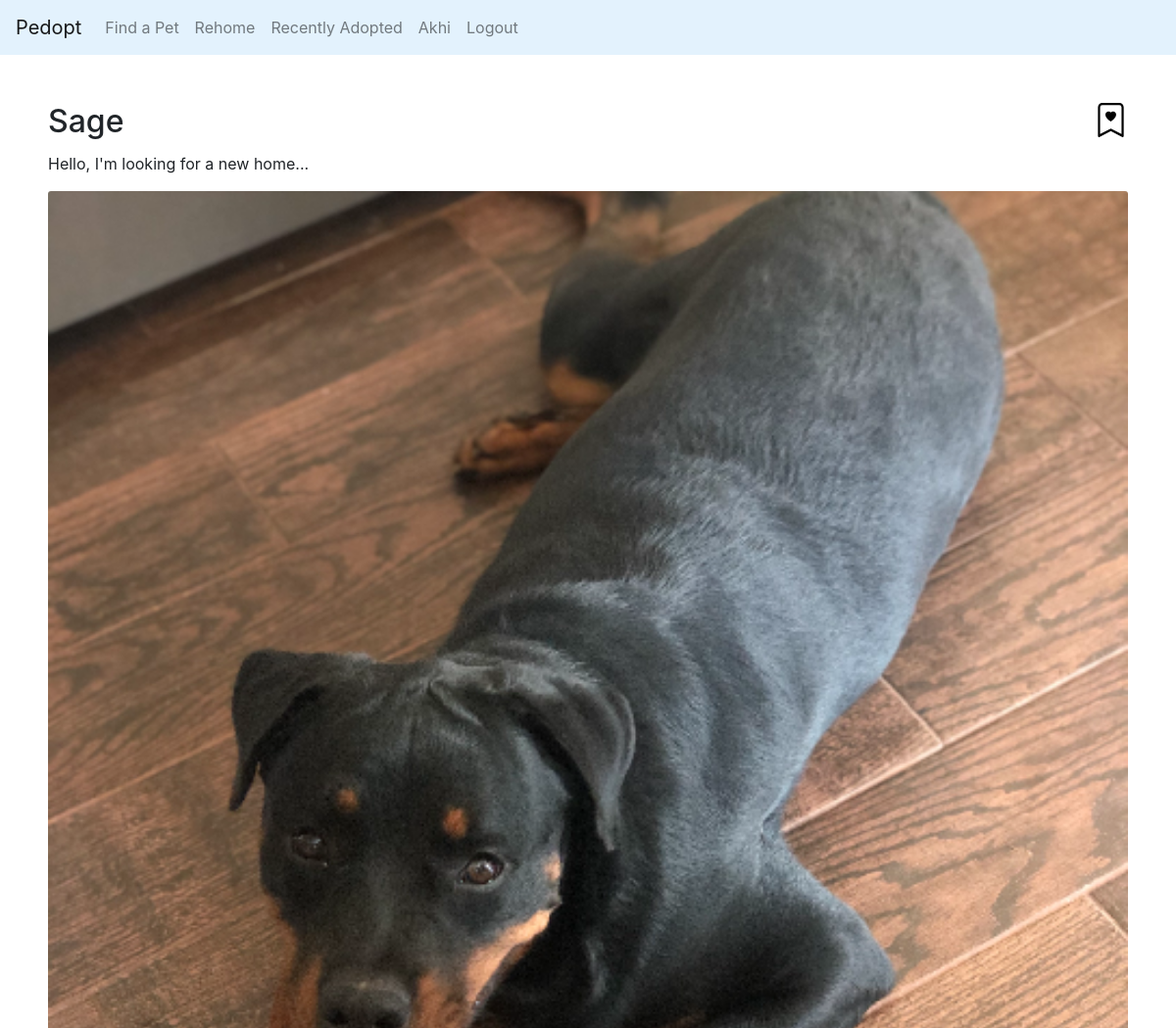
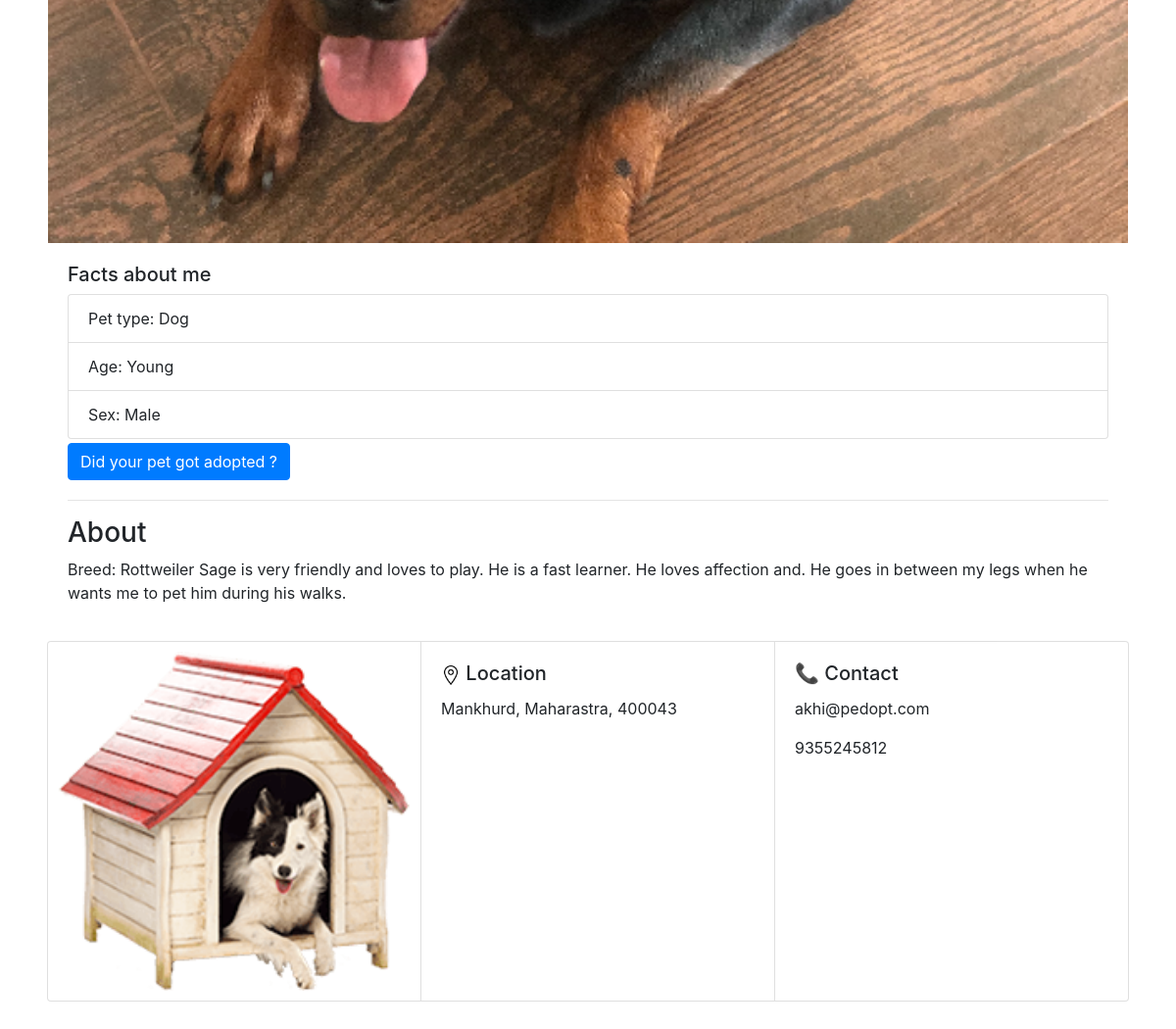
/pet/7 (signed in), run on an earlier commit of the app's database (2 pictures, top to bottom).
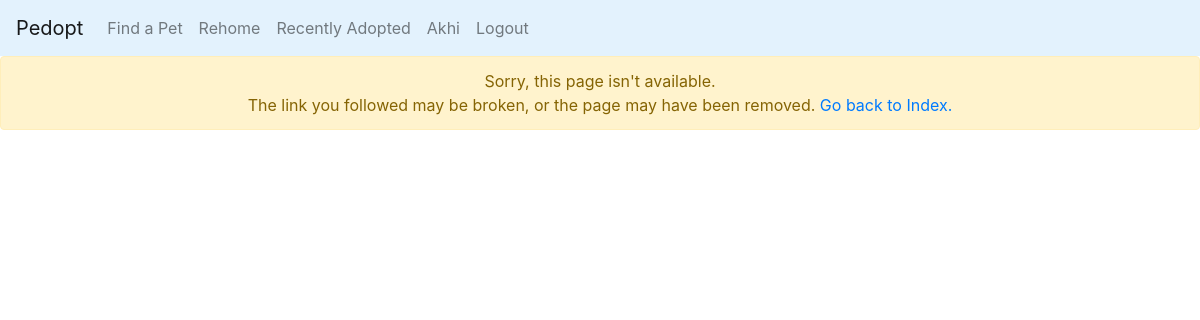
And on a later commit of the database.
### pedopt/models.py (models this page shows, shortened)
class Pet(models.Model):
    name = models.CharField(max_length=256)
    image = models.ImageField(upload_to="images/")
    owner = models.ForeignKey(User, on_delete=models.CASCADE, related_name="owner")
    genders = (("Male", "Male"), ("Female", "Female"))
    sex = models.CharField(max_length=10, choices=genders)
    zip_code = models.IntegerField()
    city = models.CharField(max_length=256)
    state = models.CharField(max_length=256)
    age_groups = (("Young", "Young"), ("Adult", "Adult"), ("Senior", "Senior"))
    age_group = models.CharField(max_length=6, choices=age_groups)
    types = (("Dog", "Dog"), ("Cat", "Cat"), ("Other", "Other"))
    pet_type = models.CharField(max_length=256, choices=types)
    about = models.CharField(max_length=1024)
    added_at = models.DateTimeField(auto_now_add=True)
    adopted = models.BooleanField(default=False)
    class Meta:
        ordering = ['-added_at']

class User(AbstractUser):
    contact = models.IntegerField(blank=True, null=True)

### pedopt/views.py (the view)
# urls.py: path("pet/<int:Id>", views.get_pet, name="pet"),
@login_required
def get_pet(request, Id):
    message = ""
    try:
        pet = Pet.objects.get(id=Id, adopted=False)
        wishlist = Wishlist.objects.filter(user=request.user, pet=pet)
        return render(request, "pedopt/get_pet.html",  {
            "pet": pet,
            "wishlist": wishlist
            })
    except Exception as e:
        print(e)
        return render(request, "pedopt/get_pet.html",  {
            "message": "Sorry, this page isn't available."
            })

### pedopt/templates/pedopt/get_pet.html (shortened to what this page needs)
{% extends "pedopt/layout.html" %}
{% block body %}
{% if message %}
<div class="alert alert-warning text-center">
{{ message }}
<br>
The link you followed may be broken, or the page may have been removed. <a href={% url 'index' %}>Go back to Index.</a>
</div>
{% else %}
<div style="margin: 4%;">
<div class="card mb-3" style="border-color: #FFFFFF;">
  <span class="card-title"><h2 style="display: inline;">{{ pet.name }}</h2>
    <img style="float: right;" width="35px" height="35px"  id="wishlist" data-id="{{ pet.id }}"
  {% if wishlist %}
    src="/static/pedopt/wishlist_fill.svg"
    alt="add to wishlist"
  {% else %}
    src="/static/pedopt/wishlist.svg"
    alt="remove from wishlist"
  {% endif %}
    >
  </span>
  <p class="card-text" style="font-size: 16px;">Hello, I'm looking for a new home...</p>
  <img src="{{ pet.image.url }}" class="card-img-top" alt="...">
  <div class="card-body">
    <h5>Facts about me</h5>
    <ul style="font-size: 16px;" class="list-group">
      <li class="list-group-item">Pet type: {{ pet.pet_type }}</li>
      <li class="list-group-item">Age: {{ pet.age_group }}</li>
      <li class="list-group-item">Sex: {{ pet.sex }}</li>
    </ul>
  {% if user == pet.owner %}
  <form action="/adopt" method="POST" class="form-inline">
    <button type="submit" class="btn btn-primary my-1">Did your pet got adopted ?</button>
  </form>
  {% endif %}
    <hr>
    <h3>About</h3>
    <p style="font-size: 16px;" class="card-text">{{ pet.about }}</p>
  </div>
</div>
<div class="card-group">
  <div class="card" id="dog_in_kennel" style="padding: 10px;">
    <img src="/static/pedopt/dog-in-kennel.png" class="card-img-top" alt="dog in kennel">
  </div>
  <div class="card">
    <div class="card-body">
      <h5 class="card-title"><img style="height: 20px;" src="/static/pedopt/location.png"><span> Location</span></h5>
      <p class="card-text">{{ pet.city|title }}, {{ pet.state|title }}, {{ pet.zip_code|title }}</p>
    </div>
  </div>
  <div class="card">
    <div class="card-body">
      <h5 class="card-title">&#x1F4DE; Contact</h5>
      <p class="card-text">{{ pet.owner.email }}</p>
      <p class="card-text">{{ pet.owner.contact }}</p>
    </div>
  </div>
</div>
</div>
{% endif %}
{% endblock %}

What changed in the data, as far as the page shows it:
no longer on this page (row edited): Pet: name "Sage", image (picture), pet_type "Dog", age_group "Young", sex "Male", about "Breed: Rottweiler Sage is very friendly and loves to play. He is a fast learner. He loves affection and. He goes in between my legs when he wants me to pet him during his walks.", city "Mankhurd", state "Maharastra", zip_code "400043", owner.email "akhi@pedopt.com", owner.contact "9355245812"
Also different on the page:
{{ message }}: (not shown) → "Sorry, this page isn't available."
text no longer shown: "Hello, I'm looking for a new home... Facts about me Pet type: Age: Sex: Did your pet got adopted ? About Location , , 📞 Contact"
text now shown: "The link you followed may be broken, or the page may have been removed. Go back to Index."
